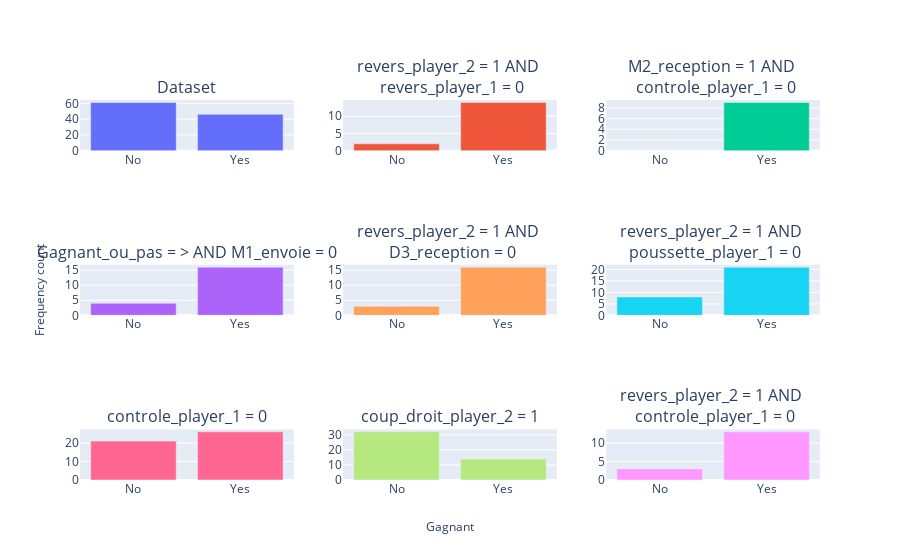

Here is the notebook cell this chart was saved with:
### Code cell
target_columns = ['Gagnant']
clf = emm.EMM(width=10, depth=2, evaluation_metric='distribution_cosine')
clf.search(bt_data, target_cols=target_columns)
clf.visualise(subgroups=8, cols=3)

### Figure 1 — Plotly figure (JSON) as saved in the notebook; plotly's stock layout.template omitted (floating-point values rounded to 4 significant figures)
{"data": [{"type": "bar", "x": ["No", "Yes"], "xaxis": "x", "y": [61, 46], "yaxis": "y"}, {"type": "bar", "x": ["No", "Yes"], "xaxis": "x2", "y": [2, 14], "yaxis": "y2"}, {"type": "bar", "x": ["No", "Yes"], "xaxis": "x3", "y": [0, 9], "yaxis": "y3"}, {"type": "bar", "x": ["No", "Yes"], "xaxis": "x4", "y": [4, 16], "yaxis": "y4"}, {"type": "bar", "x": ["No", "Yes"], "xaxis": "x5", "y": [3, 16], "yaxis": "y5"}, {"type": "bar", "x": ["No", "Yes"], "xaxis": "x6", "y": [8, 21], "yaxis": "y6"}, {"type": "bar", "x": ["No", "Yes"], "xaxis": "x7", "y": [21, 26], "yaxis": "y7"}, {"type": "bar", "x": ["No", "Yes"], "xaxis": "x8", "y": [32, 14], "yaxis": "y8"}, {"type": "bar", "x": ["No", "Yes"], "xaxis": "x9", "y": [3, 13], "yaxis": "y9"}], "layout": {"annotations": [{"font": {"size": 16}, "showarrow": false, "text": "Dataset", "x": 0.1444, "xanchor": "center", "xref": "paper", "y": 1, "yanchor": "bottom", "yref": "paper"}, {"font": {"size": 16}, "showarrow": false, "text": "revers_player_2 = 1 AND <br> revers_player_1 = 0", "x": 0.5, "xanchor": "center", "xref": "paper", "y": 1, "yanchor": "bottom", "yref": "paper"}, {"font": {"size": 16}, "showarrow": false, "text": "M2_reception = 1 AND <br> controle_player_1 = 0", "x": 0.8556, "xanchor": "center", "xref": "paper", "y": 1, "yanchor": "bottom", "yref": "paper"}, {"font": {"size": 16}, "showarrow": false, "text": "Gagnant_ou_pas = > AND M1_envoie = 0", "x": 0.1444, "xanchor": "center", "xref": "paper", "y": 0.5667, "yanchor": "bottom", "yref": "paper"}, {"font": {"size": 16}, "showarrow": false, "text": "revers_player_2 = 1 AND <br> D3_reception = 0", "x": 0.5, "xanchor": "center", "xref": "paper", "y": 0.5667, "yanchor": "bottom", "yref": "paper"}, {"font": {"size": 16}, "showarrow": false, "text": "revers_player_2 = 1 AND <br> poussette_player_1 = 0", "x": 0.8556, "xanchor": "center", "xref": "paper", "y": 0.5667, "yanchor": "bottom", "yref": "paper"}, {"font": {"size": 16}, "showarrow": false, "text": "controle_player_1 = 0", "x": 0.1444, "xanchor": "center", "xref": "paper", "y": 0.1333, "yanchor": "bottom", "yref": "paper"}, {"font": {"size": 16}, "showarrow": false, "text": "coup_droit_player_2 = 1", "x": 0.5, "xanchor": "center", "xref": "paper", "y": 0.1333, "yanchor": "bottom", "yref": "paper"}, {"font": {"size": 16}, "showarrow": false, "text": "revers_player_2 = 1 AND <br> controle_player_1 = 0", "x": 0.8556, "xanchor": "center", "xref": "paper", "y": 0.1333, "yanchor": "bottom", "yref": "paper"}, {"showarrow": false, "text": "Gagnant", "x": 0.5, "xref": "paper", "y": -0.15, "yref": "paper"}, {"showarrow": false, "text": "Frequency count", "textangle": -90, "x": -0.07, "xref": "paper", "y": 0.5, "yref": "paper"}], "showlegend": false, "xaxis": {"anchor": "y", "autorange": true, "domain": [0, 0.2889], "range": [-0.5, 1.5], "type": "category"}, "xaxis2": {"anchor": "y2", "autorange": true, "domain": [0.3556, 0.6444], "range": [-0.5, 1.5], "type": "category"}, "xaxis3": {"anchor": "y3", "autorange": true, "domain": [0.7111, 1], "range": [-0.5, 1.5], "type": "category"}, "xaxis4": {"anchor": "y4", "autorange": true, "domain": [0, 0.2889], "range": [-0.5, 1.5], "type": "category"}, "xaxis5": {"anchor": "y5", "autorange": true, "domain": [0.3556, 0.6444], "range": [-0.5, 1.5], "type": "category"}, "xaxis6": {"anchor": "y6", "autorange": true, "domain": [0.7111, 1], "range": [-0.5, 1.5], "type": "category"}, "xaxis7": {"anchor": "y7", "autorange": true, "domain": [0, 0.2889], "range": [-0.5, 1.5], "type": "category"}, "xaxis8": {"anchor": "y8", "autorange": true, "domain": [0.3556, 0.6444], "range": [-0.5, 1.5], "type": "category"}, "xaxis9": {"anchor": "y9", "autorange": true, "domain": [0.7111, 1], "range": [-0.5, 1.5], "type": "category"}, "yaxis": {"anchor": "x", "autorange": true, "domain": [0.8667, 1], "range": [0, 64.21], "type": "linear"}, "yaxis2": {"anchor": "x2", "autorange": true, "domain": [0.8667, 1], "range": [0, 14.74], "type": "linear"}, "yaxis3": {"anchor": "x3", "autorange": true, "domain": [0.8667, 1], "range": [0, 9.474], "type": "linear"}, "yaxis4": {"anchor": "x4", "autorange": true, "domain": [0.4333, 0.5667], "range": [0, 16.84], "type": "linear"}, "yaxis5": {"anchor": "x5", "autorange": true, "domain": [0.4333, 0.5667], "range": [0, 16.84], "type": "linear"}, "yaxis6": {"anchor": "x6", "autorange": true, "domain": [0.4333, 0.5667], "range": [0, 22.11], "type": "linear"}, "yaxis7": {"anchor": "x7", "autorange": true, "domain": [0, 0.1333], "range": [0, 27.37], "type": "linear"}, "yaxis8": {"anchor": "x8", "autorange": true, "domain": [0, 0.1333], "range": [0, 33.68], "type": "linear"}, "yaxis9": {"anchor": "x9", "autorange": true, "domain": [0, 0.1333], "range": [0, 13.68], "type": "linear"}}}
